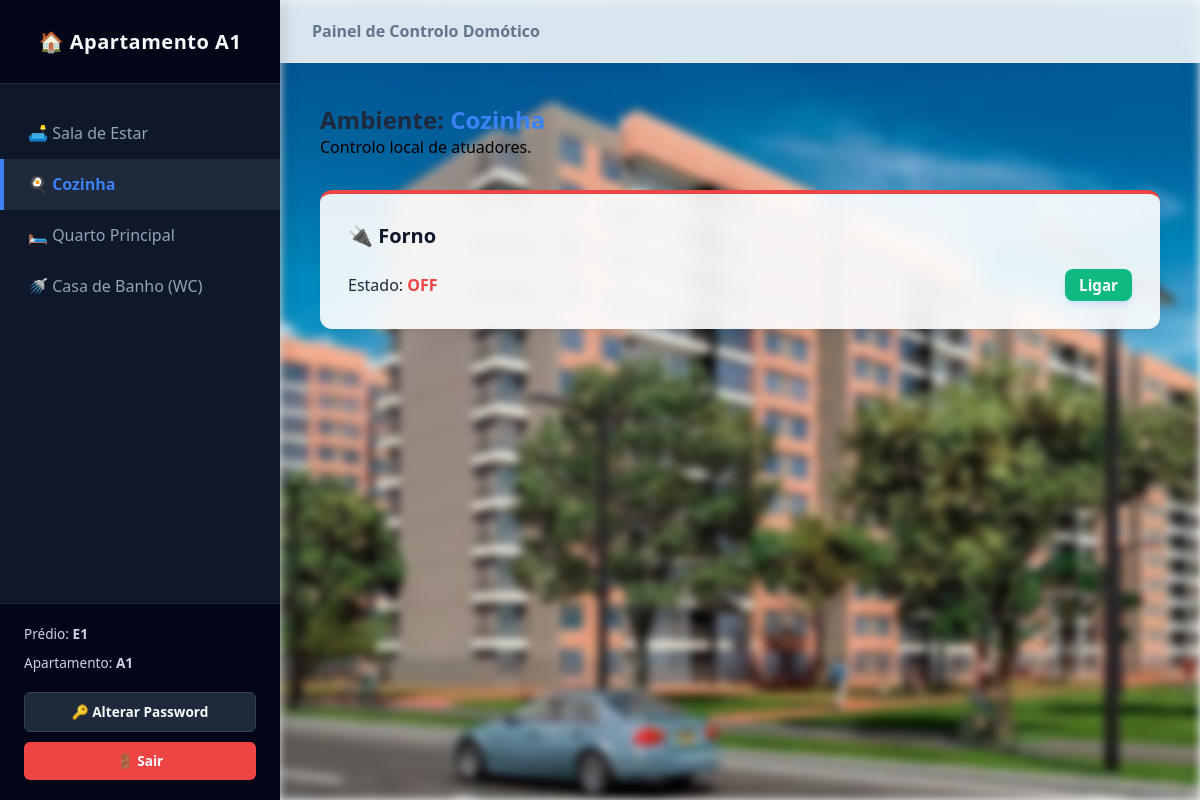
/dashboard_clt.php?divisao=Cozinha (signed in), run on the app's committed database.
### tables this page shows
CREATE TABLE equipamentos_iot (
    id_equipamento INTEGER PRIMARY KEY AUTOINCREMENT,
    tipo TEXT NOT NULL,          -- 'Iluminação', 'Climatização', 'Estores', 'Forno', etc.
    estado TEXT DEFAULT 'OFF',   
    id_edificio TEXT NOT NULL,   
    id_apartamento TEXT NOT NULL,
    divisao TEXT NOT NULL        -- 'Sala', 'Cozinha', 'Quarto', 'WC'
);

### dashboard_clt.php (the view, shortened to what this page needs)
<?php
$db = new SQLite3('database.db');
$user_id = $_SESSION['user_id'];
$user_tipo = $_SESSION['user_tipo'];
if (($user_tipo === 'AG' || $user_tipo === 'AL') && isset($_GET['simular_apt']) && isset($_GET['simular_edf'])) {
    $meu_edificio = strtoupper(trim($_GET['simular_edf']));
    $meu_apartamento = strtoupper(trim($_GET['simular_apt']));
    if ($user_tipo === 'AL') {
        preg_match('/^(E\d+)/i', $user_id, $matches_al);
        $edificio_al = isset($matches_al[1]) ? strtoupper($matches_al[1]) : '';
        if ($meu_edificio !== $edificio_al) {
            header("Location: dashboard_al.php");
            exit();
        }
    }
    $modo_simulacao = true;
} else {
    $modo_simulacao = false;
    preg_match('/^(E\d+)(A\d+)/i', $user_id, $matches);
    $meu_edificio = isset($matches[1]) ? strtoupper($matches[1]) : 'E1';
    $meu_apartamento = isset($matches[2]) ? strtoupper($matches[2]) : 'A1';
}
$divisao_ativa = isset($_GET['divisao']) ? $_GET['divisao'] : 'Sala';
$stmt_dispositivos = $db->prepare("SELECT * FROM equipamentos_iot WHERE id_edificio = :edf AND id_apartamento = :apt AND divisao = :div");
$stmt_dispositivos->bindValue(':edf', $meu_edificio, SQLITE3_TEXT);
$stmt_dispositivos->bindValue(':apt', $meu_apartamento, SQLITE3_TEXT);
$stmt_dispositivos->bindValue(':div', $divisao_ativa, SQLITE3_TEXT);
$res_dispositivos = $stmt_dispositivos->execute();
?>
<!DOCTYPE html>
<html lang="pt">
<head>
    <link rel="stylesheet" href="css/styles.css?v=1.2">
</head>
<body>
    <div class="app-wrapper">
        <?php
            $url_base = "dashboard_clt.php?divisao=X";
        ?>
        <aside class="sidebar">
            <div>
                <div class="sidebar-header">🏠 Apartamento <?php echo $meu_apartamento; ?></div>
                <ul class="sidebar-menu">
                    <li class="sidebar-item <?php echo ($divisao_ativa === 'Sala') ? 'active' : ''; ?>">
                        <a href="<?php echo str_replace('X', 'Sala', $url_base); ?>">🛋️ Sala de Estar</a>
                    </li>
                    <li class="sidebar-item <?php echo ($divisao_ativa === 'Cozinha') ? 'active' : ''; ?>">
                        <a href="<?php echo str_replace('X', 'Cozinha', $url_base); ?>">🍳 Cozinha</a>
                    </li>
                    <li class="sidebar-item <?php echo ($divisao_ativa === 'Quarto') ? 'active' : ''; ?>">
                        <a href="<?php echo str_replace('X', 'Quarto', $url_base); ?>">🛏️ Quarto Principal</a>
                    </li>
                    <li class="sidebar-item <?php echo ($divisao_ativa === 'WC') ? 'active' : ''; ?>">
                        <a href="<?php echo str_replace('X', 'WC', $url_base); ?>">🚿 Casa de Banho (WC)</a>
                    </li>
                </ul>
            </div>
            <div class="sidebar-footer">
                <div>Prédio: <strong><?php echo $meu_edificio; ?></strong></div>
                <div>Apartamento: <strong><?php echo $meu_apartamento; ?></strong></div>
                <?php if (!$modo_simulacao): ?>
                    <a href="alterar_password.php" class="btn-sidebar-action" style="margin-top:10px;">🔑 Alterar Password</a>
                <?php endif; ?>
                <a href="index.html" class="btn-sidebar-action btn-sidebar-logout">🚪 Sair</a>
            </div>
        </aside>
        <div class="main-content">
            <header class="top-bar">
                <div>
                    <?php if ($modo_simulacao): ?>
                        <a href="dashboard_al.php?edificio=<?php echo $meu_edificio; ?>" class="btn-action">← Voltar ao Edifício</a>
                    <?php else: ?>
                        <span style="color:#64748b; font-weight:600;">Painel de Controlo Domótico</span>
                    <?php endif; ?>
                </div>
            </header>
            <main class="container">
                <h2>Ambiente: <span style="color:#3b82f6;"><?php echo $divisao_ativa; ?></span></h2>
                <p style="color:#010101; margin-bottom: 2rem;">Controlo local de atuadores.</p>
                <div class="grid-layout">
                    <?php
                    while($row = $res_dispositivos->fetchArray(SQLITE3_ASSOC)):
                        $id = $row['id_equipamento']; $estado = $row['estado']; $tipo = $row['tipo'];
                        $is_on = (strpos($estado, 'ON') !== false);
                        $url_acao = "dashboard_clt.php?divisao=$divisao_ativa&id_iot=$id&";
                    ?>
                        <div class="card" style="border-top-color: <?php echo $is_on ? '#10b981' : '#ef4444'; ?>;">
                            <h4 class="card-title">
                                <?php echo ($tipo === 'Iluminação') ? '💡 Iluminação' : (($tipo === 'Climatização') ? '❄️ Climatização' : (($tipo === 'Estores') ? '🪟 Estores' : '🔌 ' . $tipo)); ?>
                            </h4>
                            <div style="display:flex; flex-direction:column; gap:12px; margin-top:1rem;">
                                <?php if ($tipo === 'Climatização' || $tipo === 'Piso Radiante'): ?>
                                    <div style="display:flex; justify-content:space-between; align-items:center;">
                                        <span>Alimentação: <strong style="color:<?php echo $is_on ? '#10b981':'#ef4444';?>;"><?php echo $is_on ? 'LIGADO':'DESLIGADO';?></strong></span>
                                        <a href="<?php echo $url_acao; ?>acao=alternar&estado_atual=<?php echo $estado; ?>" class="btn-action" style="background:<?php echo $is_on ? '#ef4444':'#10b981';?>; color:white; padding: 4px 10px; text-decoration:none; border:none;">
                                            <?php echo $is_on ? 'Desligar':'Ligar'; ?>
                                        </a>
                                    </div>
                                    <?php if($is_on):
                                        preg_match('/\d+(\.\d+)?/', $estado, $num);
                                        $graus = isset($num[0]) ? $num[0] : '20';
                                    ?>
                                        <div style="display:flex; justify-content:space-between; align-items:center; background:#f1f5f9; padding:8px; border-radius:6px;">
                                            <span style="font-size:1.1rem; color:#0f172a;">Termostato: <strong><?php echo $graus; ?> °C</strong></span>
                                            <div>
                                                <a href="<?php echo $url_acao; ?>acao=descer_temp&estado_atual=<?php echo $estado; ?>" class="btn-action" style="text-decoration:none; font-weight:bold;">-</a>
                                                <a href="<?php echo $url_acao; ?>acao=subir_temp&estado_atual=<?php echo $estado; ?>" class="btn-action" style="text-decoration:none; font-weight:bold;">+</a>
                                            </div>
                                        </div>
                                    <?php endif; ?>
                                <?php else: ?>
                                    <div style="display:flex; justify-content:space-between; align-items:center;">
                                        <span>Estado: <strong style="color:<?php echo ($estado === 'ON') ? '#10b981' : '#ef4444'; ?>;"><?php echo $estado; ?></strong></span>
                                        <a href="<?php echo $url_acao; ?>acao=alternar&estado_atual=<?php echo $estado; ?>" class="btn-submit" style="width:auto; padding:6px 14px; text-decoration:none; background:<?php echo ($estado === 'ON') ? '#ef4444' : '#10b981'; ?>;">
                                            <?php echo ($estado === 'ON') ? 'Desligar' : 'Ligar';
                                            ?>
                                        </a>
                                    </div>
                                <?php endif; ?>
                            </div>
                        </div>
                    <?php endwhile; ?>
                </div>
            </main>
        </div>
    </div>
</body>
</html>

### css/styles.css (style rules this page uses)
* { margin: 0; padding: 0; box-sizing: border-box; font-family: 'Segoe UI', system-ui, -apple-system, sans-serif; }
body { background: #f1f5f9; color: #1e293b; min-height: 100vh; display: flex; }
.app-wrapper { display: flex; min-height: 100vh; width: 100%; }
.sidebar { width: 280px; background-color: #0f172a; color: #f8fafc; display: flex; flex-direction: column; justify-content: space-between; flex-shrink: 0; box-shadow: 4px 0 15px rgba(0, 0, 0, 0.15); z-index: 10; }
.sidebar-header { padding: 1.75rem 1.5rem; background-color: #020617; font-size: 1.25rem; font-weight: 700; border-bottom: 1px solid #1e293b; text-align: center; letter-spacing: 0.5px; }
.sidebar-menu { list-style: none; padding: 1.5rem 0; flex: 1; }
.sidebar-item a { display: flex; align-items: center; gap: 12px; padding: 0.9rem 1.5rem; color: #94a3b8; text-decoration: none; font-weight: 500; border-left: 4px solid transparent; transition: all 0.2s ease; }
.sidebar-item.active a { background-color: #1e293b; color: #3b82f6; border-left-color: #3b82f6; font-weight: 600; }
.sidebar-footer { padding: 1.25rem 1.5rem; border-top: 1px solid #1e293b; background-color: #020617; font-size: 0.85rem; color: #cbd5e1; display: flex; flex-direction: column; gap: 10px; }
.btn-sidebar-action { display: block; text-align: center; padding: 0.6rem; background: #1e293b; color: #f8fafc; text-decoration: none; border-radius: 6px; font-weight: 600; font-size: 0.85rem; transition: background 0.2s; border: 1px solid #334155; }
.btn-sidebar-logout { background: #ef4444; border: none; }
.main-content { flex: 1; display: flex; flex-direction: column; position: relative; background-color: #f8fafc; }
.main-content::before { content: ""; position: absolute; top: 0; left: 0; width: 100%; height: 100%; background-image: url('../images/fundo.jpg'); background-size: cover; background-position: center; background-repeat: no-repeat; filter: blur(5px); pointer-events: none; z-index: 1; }
.top-bar { background-color: rgba(255, 255, 255, 0.85); backdrop-filter: blur(8px); padding: 1.25rem 2rem; display: flex; justify-content: space-between; align-items: center; border-bottom: 1px solid #e2e8f0; z-index: 5; }
.container { padding: 2.5rem; flex: 1; max-width: 1400px; margin: 0 auto; width: 100%; position: relative; z-index: 5; }
.grid-layout { display: flex; flex-wrap: wrap; gap: 1.75rem; margin-top: 1.5rem; }
.card { background: rgba(255, 255, 255, 0.9); backdrop-filter: blur(10px); padding: 1.75rem; border-radius: 12px; border-top: 4px solid #3b82f6; box-shadow: 0 10px 15px -3px rgba(0, 0, 0, 0.05), 0 4px 6px -2px rgba(0, 0, 0, 0.05); flex: 1 1 calc(33.333% - 1.75rem); min-width: 320px; }
.card-title { font-size: 1.25rem; font-weight: 700; margin-bottom: 1.25rem; color: #0f172a; display: flex; align-items: center; gap: 8px; }
.btn-submit { width: 100%; padding: 0.8rem; background-color: #3b82f6; color: white; border: none; border-radius: 8px; font-size: 0.95rem; font-weight: 600; cursor: pointer; box-shadow: 0 4px 6px -1px rgba(59, 130, 246, 0.2); transition: all 0.2s; }

### data on the page
equipamentos_iot: tipo "Forno", estado "OFF", shows "Ligar"

### other printed values
$meu_apartamento "A1"
$meu_edificio "E1"
$divisao_ativa "Cozinha"
